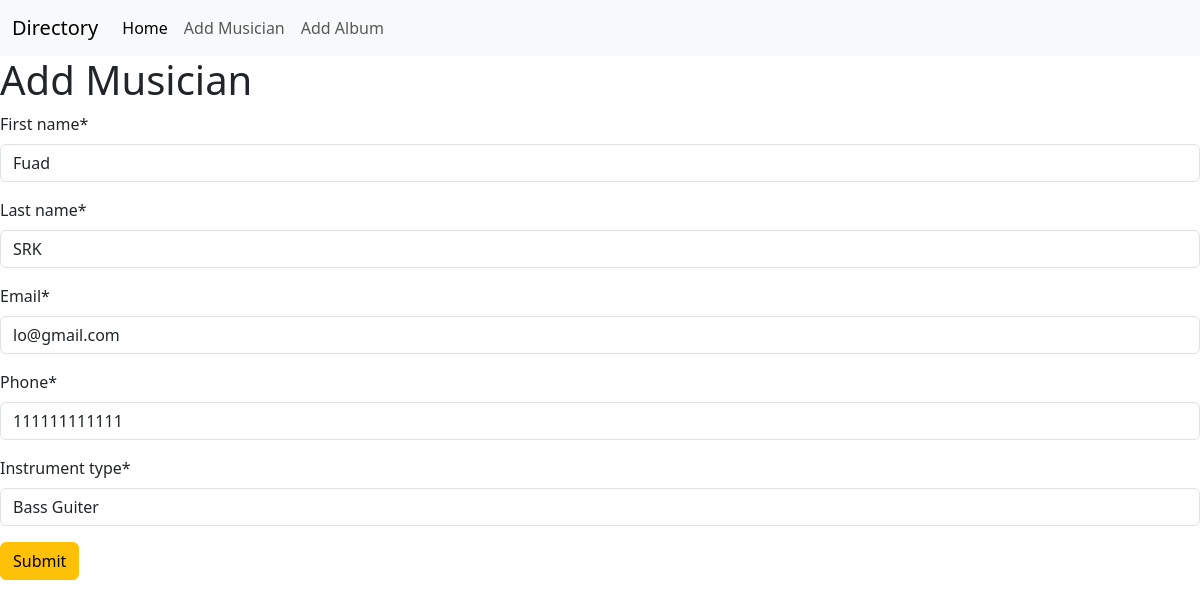
The app's page /musician/edit/3 with its own data.
### musician/models.py (models this page shows, shortened)
class Musician(models.Model):
    first_name = models.CharField(max_length=20)
    last_name = models.CharField(max_length=20)
    email=models.EmailField()
    phone=models.CharField(max_length=12)
    instrument_type = models.CharField(max_length=50)

### musician/views.py (the view)
# urls.py: path('edit/<int:id>',UpdateMusician.as_view(),name='edit_musician'),
class UpdateMusician(UpdateView):
    model = Musician
    form_class =MusicianForm
    template_name='add_musician.html'
    pk_url_kwarg='id'
    success_url=  reverse_lazy('homepage')

### musician/forms.py
class MusicianForm(ModelForm):
    class Meta:
        model=Musician
        fields='__all__'

### musician/templates/add_musician.html (shortened to what this page needs)
{% extends 'base.html' %}
{% load crispy_forms_tags %}
{% block content %}
<h1>Add Musician</h1>
<form action="" method="post">
    {{form | crispy}}
    <button class="btn btn-warning">Submit</button>
</form>
{% endblock %}

### records on screen
Musician: first_name "Fuad", last_name "SRK", email "lo@gmail.com", phone "111111111111", instrument_type "Bass Guiter"
